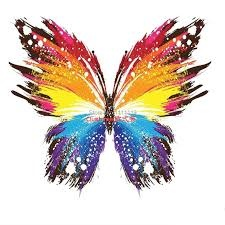
#> input picture A-TEMEL ÇALIŞMA/20_Eşik Ayarlama Thresholding (Adaptive Thresholding)/kelebek.jpg, 225 x 225 px
$ python 'esikAyarlamaThresholdingAdaptive Thresholding.py'
#> lines starting #> are read from the running program, lines starting #| are printed output that depends on the picture; after the words box and inside, x2 and y2 are one past the last pixel; in counts of white or black regions, pixels touching at a corner belong together
import cv2
import numpy as np

image=cv2.imread("kelebek.jpg",0)
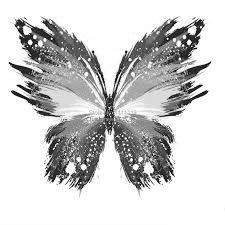
#> image: shape (225, 225); min 0, max 255, mean 205.2
#SİMPLE THRESHHOLDİNG
ret,thresh1=cv2.threshold(image,160,255,cv2.THRESH_BINARY)
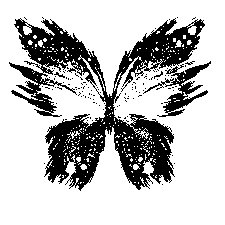
#> thresh1: shape (225, 225); 74.5% white; 117 black regions (113 under 20 px), largest, box (x1, y1, x2, y2) and area: (9, 18, 205, 191) 11649, (143, 61, 211, 117) 1020, (54, 72, 65, 78) 24, (154, 71, 163, 79) 21

#adaptive thresholding

thresh2=cv2.adaptiveThreshold(image,255,cv2.ADAPTIVE_THRESH_MEAN_C,\
                                cv2.THRESH_BINARY,11,2)
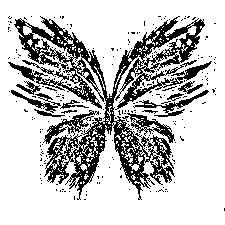
#> thresh2: shape (225, 225); 76.4% white; 231 black regions (219 under 20 px), largest, box (x1, y1, x2, y2) and area: (8, 16, 212, 200) 9361, (43, 110, 99, 144) 456, (127, 113, 175, 143) 423

cv2.imshow("orjinal",image)
cv2.imshow("simple thresh",thresh1)
cv2.imshow("adaptive thresholding",thresh2)


cv2.waitKey()
cv2.destroyAllWindows()
